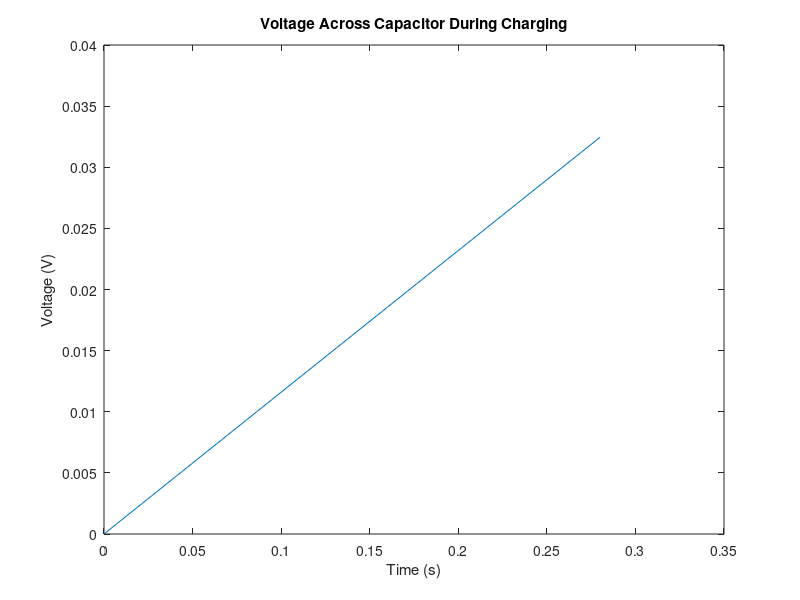

Write MATLAB code to recreate this figure.
% Definng the parameters
% Rishabh Dhawad
V0 = 12; % initial voltage 
R = 220; % resistance
C = 0.47; % capacitance
t = 0:0.04:0.3; % time range

% Calculating the voltage across the capacitor
% using formulae
Vc = V0*(1-exp(-t/(R*C)));

%Rishabh Dhawad
% Ploting the results.
plot(t, Vc);
xlabel('Time (s)');
ylabel('Voltage (V)');
title('Voltage Across Capacitor During Charging');